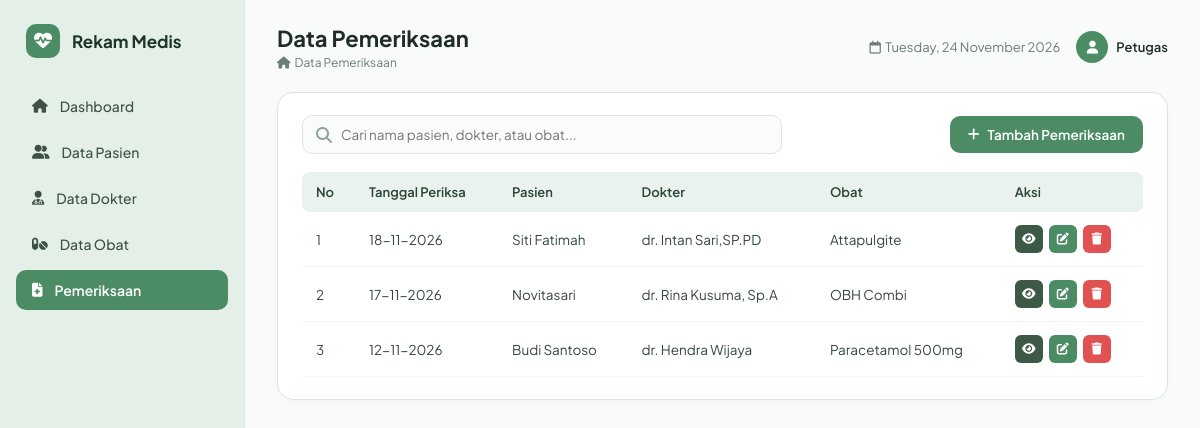
The app's page /rekam_medis.php with its own data.
### tables this page shows
CREATE TABLE `rekam_medis` (
  `id_rekam` int(11) NOT NULL,
  `id_pasien` int(11) NOT NULL,
  `id_dokter` int(11) NOT NULL,
  `id_obat` int(11) NOT NULL,
  `tanggal_periksa` date NOT NULL,
  `keluhan` text NOT NULL,
  `diagnosa` text NOT NULL,
  `tindakan` text NOT NULL,
  `resep` varchar(100) NOT NULL
);

CREATE TABLE `pasien` (
  `id_pasien` int(11) NOT NULL,
  `no_rm` varchar(20) NOT NULL,
  `nama_pasien` varchar(100) NOT NULL,
  `jenis_kelamin` enum('L','P') NOT NULL,
  `tanggal_lahir` date NOT NULL,
  `alamat` text NOT NULL
);

CREATE TABLE `dokter` (
  `id_dokter` int(11) NOT NULL,
  `nama_dokter` varchar(100) NOT NULL,
  `spesialisasi` varchar(50) NOT NULL
);

CREATE TABLE `obat` (
  `id_obat` int(11) NOT NULL,
  `nama_obat` varchar(100) NOT NULL,
  `satuan` varchar(30) NOT NULL,
  `stok` int(11) NOT NULL
);

### rekam_medis.php (the view, shortened to what this page needs)
<?php
include 'koneksi.php';
include 'layout.php';
$aksi = $_GET['aksi'] ?? 'list';
if ($aksi == 'tambah' || $aksi == 'edit'):
    $edit = ['id_rekam'=>'', 'id_pasien'=>'', 'id_dokter'=>'', 'id_obat'=>'', 'tanggal_periksa'=>date('Y-m-d'), 'keluhan'=>'', 'diagnosa'=>'', 'tindakan'=>'', 'resep'=>''];
    $judul_form = ($aksi == 'edit') ? "Edit Pemeriksaan Pasien" : "Pemeriksaan Pasien";
    if ($aksi == 'edit' && isset($_GET['id'])) {
        $id = mysqli_real_escape_string($koneksi, $_GET['id']);
        $edit = mysqli_fetch_assoc(mysqli_query($koneksi, "SELECT * FROM rekam_medis WHERE id_rekam='$id'"));
    }
    header_layout($judul_form, "Pemeriksaan &nbsp;>&nbsp; $judul_form", "pemeriksaan");
?>
    <div class="card-box">
        <form method="POST">
            <input type="hidden" name="id_rekam" value="<?= $edit['id_rekam'] ?>">
            <div class="form-grid">
                <div class="form-group">
                    <label>Pasien</label>
                    <select name="id_pasien" required>
                        <option value="">Pilih Pasien...</option>
                        <?php
                        $qp = mysqli_query($koneksi, "SELECT * FROM pasien ORDER BY nama_pasien ASC");
                        while ($p = mysqli_fetch_assoc($qp)):
                        ?>
                        <option value="<?= $p['id_pasien'] ?>" <?= $edit['id_pasien']==$p['id_pasien']?'selected':'' ?>>
                            <?= $p['no_rm'] ?> - <?= $p['nama_pasien'] ?>
                        </option>
                        <?php endwhile; ?>
                    </select>
                </div>
                <div class="form-group">
                    <label>Dokter</label>
                    <select name="id_dokter" required>
                        <option value="">Pilih Dokter...</option>
                        <?php
                        $qd = mysqli_query($koneksi, "SELECT * FROM dokter ORDER BY nama_dokter ASC");
                        while ($d = mysqli_fetch_assoc($qd)):
                        ?>
                        <option value="<?= $d['id_dokter'] ?>" <?= $edit['id_dokter']==$d['id_dokter']?'selected':'' ?>>
                            <?= $d['nama_dokter'] ?> (<?= $d['spesialisasi'] ?>)
                        </option>
                        <?php endwhile; ?>
                    </select>
                </div>
                <div class="form-group">
                    <label>Obat</label>
                    <select name="id_obat" required>
                        <option value="">Pilih Obat...</option>
                        <?php
                        $qo = mysqli_query($koneksi, "SELECT * FROM obat ORDER BY nama_obat ASC");
                        while ($o = mysqli_fetch_assoc($qo)):
                        ?>
                        <option value="<?= $o['id_obat'] ?>" <?= $edit['id_obat']==$o['id_obat']?'selected':'' ?>>
                            <?= $o['nama_obat'] ?> (<?= $o['satuan'] ?>)
                        </option>
                        <?php endwhile; ?>
                    </select>
                </div>
                <div class="form-group">
                    <label>Tanggal Periksa</label>
                    <input type="date" name="tanggal_periksa" value="<?= $edit['tanggal_periksa'] ?>" required>
                </div>
                <div class="form-group">
                    <label>Keluhan</label>
                    <textarea name="keluhan" rows="3" placeholder="Masukkan keluhan pasien..." required><?= htmlspecialchars($edit['keluhan']) ?></textarea>
                </div>
                <div class="form-group">
                    <label>Diagnosa</label>
                    <textarea name="diagnosa" rows="3" placeholder="Masukkan diagnosa..." required><?= htmlspecialchars($edit['diagnosa']) ?></textarea>
                </div>
                <div class="form-group">
                    <label>Tindakan</label>
                    <textarea name="tindakan" rows="3" placeholder="Masukkan tindakan..." required><?= htmlspecialchars($edit['tindakan']) ?></textarea>
                </div>
                <div class="form-group">
                    <label>Resep</label>
                    <textarea name="resep" rows="3" placeholder="Masukkan resep obat..." required><?= htmlspecialchars($edit['resep']) ?></textarea>
                </div>
            </div>
            <div class="form-actions">
                <a href="rekam_medis.php" class="btn btn-secondary">Batal</a>
                <button type="submit" name="simpan" class="btn btn-primary"><i class="fa-solid fa-floppy-disk"></i> Simpan</button>
            </div>
        </form>
    </div>
<?php
else:
    $cari = $_GET['cari'] ?? '';
    $cari_esc = mysqli_real_escape_string($koneksi, $cari);
    $where = $cari ? "WHERE p.nama_pasien LIKE '%$cari_esc%' OR d.nama_dokter LIKE '%$cari_esc%' OR o.nama_obat LIKE '%$cari_esc%'" : "";
?>
    <div class="card-box">
        <div class="card-header">
            <form method="GET" class="search-box">
                <i class="fa-solid fa-magnifying-glass"></i>
                <input type="text" name="cari" value="<?= htmlspecialchars($cari) ?>" placeholder="Cari nama pasien, dokter, atau obat...">
            </form>
            <a href="rekam_medis.php?aksi=tambah" class="btn btn-primary"><i class="fa-solid fa-plus"></i> Tambah Pemeriksaan</a>
        </div>
        <table>
            <thead>
                <tr>
                    <th>No</th><th>Tanggal Periksa</th><th>Pasien</th><th>Dokter</th><th>Obat</th><th>Aksi</th>
                </tr>
            </thead>
            <tbody>
                <?php
                $no = 1;
                $sql = "SELECT r.*, p.nama_pasien, d.nama_dokter, o.nama_obat
                        FROM rekam_medis r
                        INNER JOIN pasien p ON r.id_pasien = p.id_pasien
                        INNER JOIN dokter d ON r.id_dokter = d.id_dokter
                        INNER JOIN obat o ON r.id_obat = o.id_obat
                        $where ORDER BY r.id_rekam DESC";
                $q = mysqli_query($koneksi, $sql);
                while ($row = mysqli_fetch_assoc($q)):
                ?>
                <tr>
                    <td><?= $no++ ?></td>
                    <td><?= date('d-m-Y', strtotime($row['tanggal_periksa'])) ?></td>
                    <td><?= htmlspecialchars($row['nama_pasien']) ?></td>
                    <td><?= htmlspecialchars($row['nama_dokter']) ?></td>
                    <td><?= htmlspecialchars($row['nama_obat']) ?></td>
                    <td>
                        <div class="action-group">
                            <a href="rekam_medis.php?aksi=detail&id=<?= $row['id_rekam'] ?>" class="act-btn act-view" title="Lihat Detail"><i class="fa-solid fa-eye"></i></a>
                            <a href="rekam_medis.php?aksi=edit&id=<?= $row['id_rekam'] ?>" class="act-btn act-edit" title="Edit"><i class="fa-solid fa-pen-to-square"></i></a>
                            <a href="rekam_medis.php?hapus=<?= $row['id_rekam'] ?>" class="act-btn act-del" title="Hapus" onclick="return confirm('Yakin hapus data pemeriksaan ini?')"><i class="fa-solid fa-trash"></i></a>
                        </div>
                    </td>
                </tr>
                <?php endwhile; ?>
            </tbody>
        </table>
    </div>
<?php endif; footer_layout(); ?>

### style.css (style rules this page uses)
:root { --primary: #4c8c64; --primary-dark: #3b7250; --sage-bg: #eef5f0; --sage-sidebar: #e3efe7; --sage-card: #d9eae0; --text-dark: #1f2d24; --text-muted: #6c7d73; --border-color: #dce6df; --white: #ffffff; }
* { box-sizing: border-box; margin: 0; padding: 0; font-family: 'Plus Jakarta Sans', sans-serif; }
body { background-color: #f4f8f5; color: var(--text-dark); }
.card-box { background: var(--white); border-radius: 16px; padding: 22px 24px; border: 1px solid var(--border-color); box-shadow: 0 2px 10px rgba(0,0,0,0.02); }
.card-header { display: flex; justify-content: space-between; align-items: center; margin-bottom: 18px; gap: 12px; }
.search-box { position: relative; flex: 1; max-width: 480px; }
.search-box i { position: absolute; left: 14px; top: 50%; transform: translateY(-50%); color: #8fa396; }
.search-box input { width: 100%; padding: 10px 14px 10px 38px; border: 1px solid var(--border-color); border-radius: 10px; font-size: 13.5px; background: #f9fcfa; outline: none; }
.btn { padding: 10px 18px; border-radius: 10px; font-size: 13.5px; font-weight: 600; text-decoration: none; border: none; cursor: pointer; display: inline-flex; align-items: center; gap: 8px; }
.btn-primary { background: var(--primary); color: white; }
table { width: 100%; border-collapse: collapse; }
thead th { background: #e9f2ec; color: #2b4234; font-weight: 600; font-size: 13px; padding: 12px 14px; text-align: left; }
thead th:first-child { border-radius: 8px 0 0 8px; }
thead th:last-child { border-radius: 0 8px 8px 0; }
tbody td { padding: 13px 14px; font-size: 13.5px; border-bottom: 1px solid #eff5f1; color: #34473b; }
.action-group { display: flex; gap: 6px; }
.act-btn { width: 28px; height: 28px; border-radius: 6px; display: inline-flex; align-items: center; justify-content: center; color: white; text-decoration: none; font-size: 12px; }
.act-view { background: #3b5946; }
.act-edit { background: #4c8c64; }
.act-del { background: #e05252; }

### records on screen
rekam_medis: tanggal_periksa "18-11-2026", id_pasien.nama_pasien "Siti Fatimah", id_dokter.nama_dokter "dr. Intan Sari,SP.PD", id_obat.nama_obat "Attapulgite"
rekam_medis: tanggal_periksa "17-11-2026", id_pasien.nama_pasien "Novitasari", id_dokter.nama_dokter "dr. Rina Kusuma, Sp.A", id_obat.nama_obat "OBH Combi"
rekam_medis: tanggal_periksa "12-11-2026", id_pasien.nama_pasien "Budi Santoso", id_dokter.nama_dokter "dr. Hendra Wijaya", id_obat.nama_obat "Paracetamol 500mg"

### other values on screen
$judul "Data Pemeriksaan"
$breadcrumb "Data Pemeriksaan"
